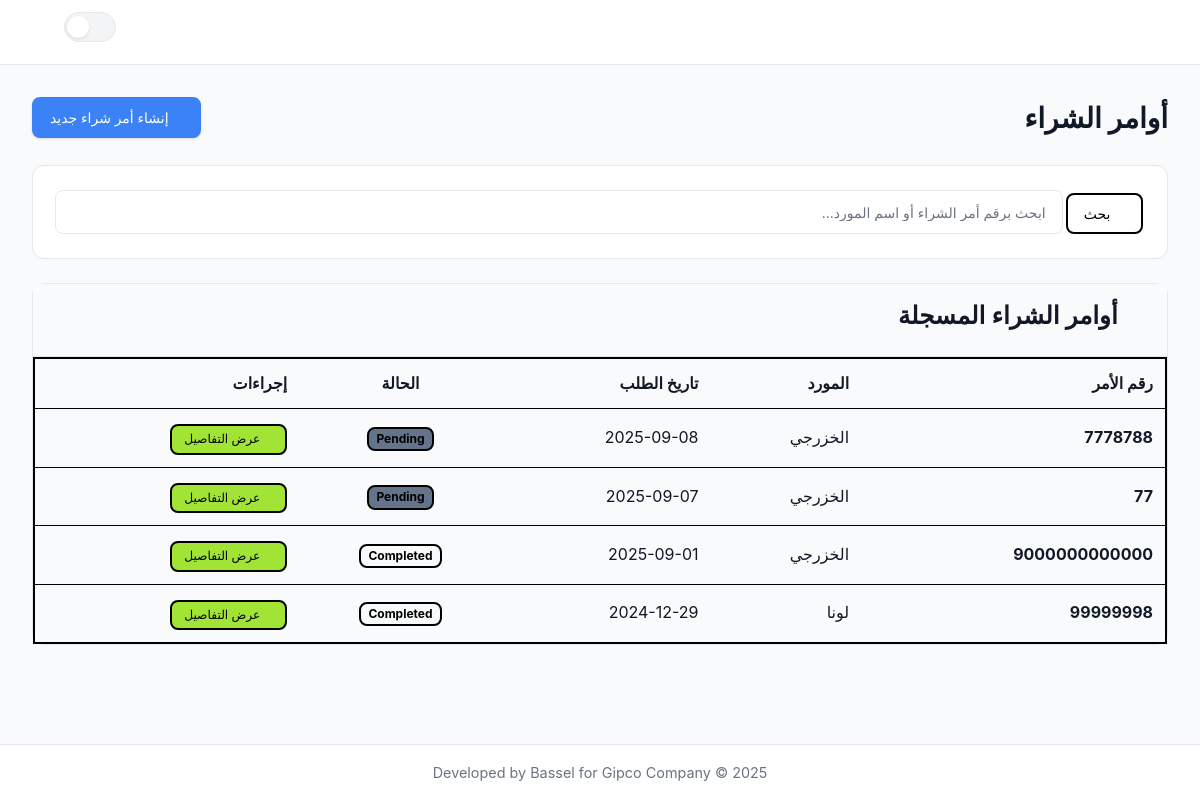
The app's page /purchase_orders/, older data.
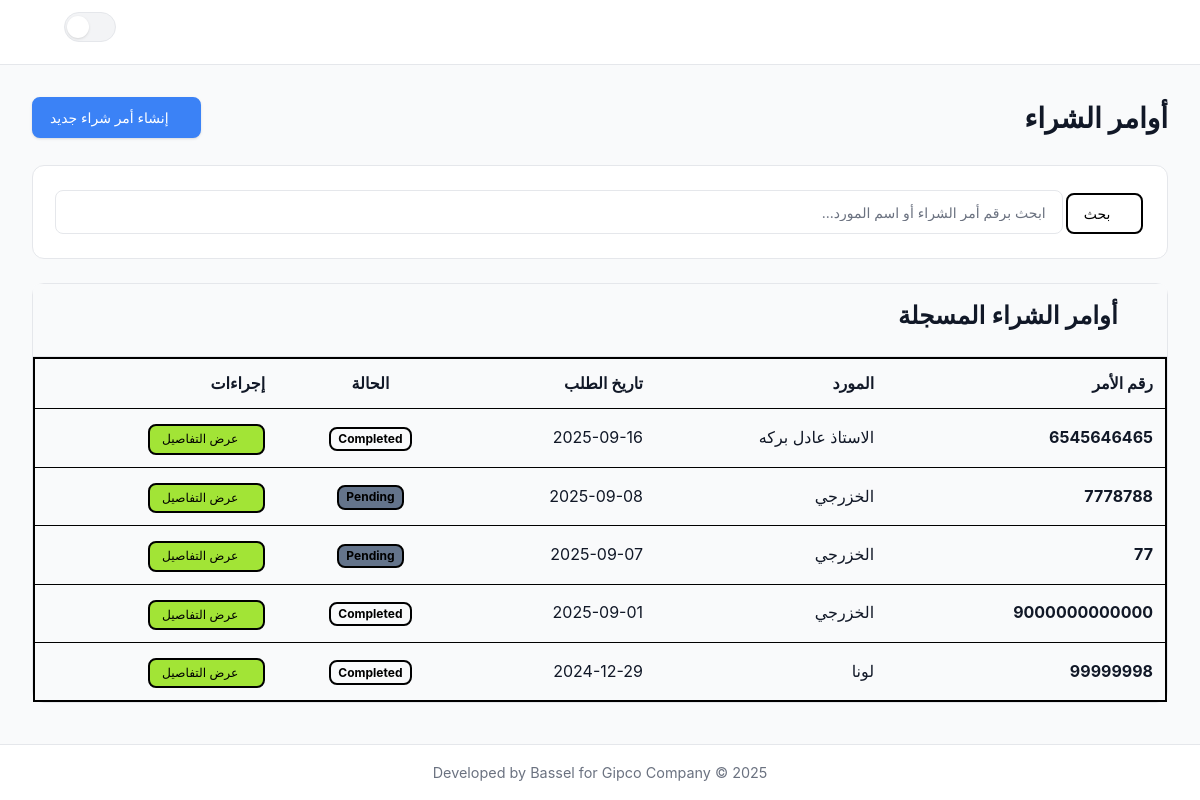
The same page, newer data.
### inventory/models.py (models this page shows, shortened)
class PurchaseOrder(models.Model):
    class Status(models.TextChoices):
        PENDING = 'pending', _('Pending')
        PARTIALLY_RECEIVED = 'partially_received', _('Partially Received')
        COMPLETED = 'completed', _('Completed')
        CANCELLED = 'cancelled', _('Cancelled')
    po_number = models.CharField(max_length=100, unique=True, verbose_name=_("PO Number"))
    supplier = models.ForeignKey(
        Company,
        on_delete=models.PROTECT,
        related_name='purchase_orders',
        verbose_name=_("Supplier")
    )
    order_date = models.DateField(verbose_name=_("Order Date"))
    status = models.CharField(
        max_length=20,
        choices=Status.choices,
        default=Status.PENDING,
        verbose_name=_("Status")
    )
    class Meta:
        db_table = 'purchase_orders'
        verbose_name = _("Purchase Order")
        verbose_name_plural = _("Purchase Orders")
        ordering = ['-order_date']

class Company(models.Model):
    name = models.CharField(max_length=255, unique=True, verbose_name=_("Company Name"))
    class Meta:
        db_table = 'companies'
        verbose_name = _("Company")
        verbose_name_plural = _("Companies")
        ordering = ['name']

### inventory/views/purchase_orders.py (the view)
# urls.py: path('purchase_orders/', purchase_orders, name='purchase_orders'),
def purchase_orders(request: HttpRequest) -> HttpResponse:
    search_query = request.GET.get('q', '').strip()
    po_list = PurchaseOrder.objects.select_related('supplier').all()
    if search_query:
        po_list = po_list.filter(
            Q(po_number__icontains=search_query) |
            Q(supplier__name__icontains=search_query)
        )
    context = {
        'active_page': 'purchasing',
        'purchase_orders': po_list,
        'search_query': search_query,
    }
    if 'X-Partial-Request' in request.headers:
        return render(request, 'inventory/partials/purchase_orders_content.html', context)
    return render(request, 'inventory/purchase_orders.html', context)

### inventory/templates/inventory/purchase_orders.html
{% extends "inventory/layout.html" %}
{% block content %}
  {% include "inventory/partials/purchase_orders_content.html" %}
{% endblock content %}

### inventory/templates/inventory/partials/purchase_orders_content.html (shortened to what this page needs)
<div class="d-flex justify-content-between align-items-center mb-4">
    <h1 class="h2 mb-0" style="font-weight: 700;">أوامر الشراء</h1>
    <a href="{% url 'inventory:create_purchase_order' %}" class="btn btn-primary">
        <i class="bi bi-plus-lg"></i> إنشاء أمر شراء جديد
    </a>
</div>
<div class="card mb-4">
    <div class="card-body">
        <form method="GET" action="{% url 'inventory:purchase_orders' %}">
            <div class="input-group">
                <button class="btn btn-outline-secondary" type="submit"><i class="bi bi-search"></i> بحث</button>
                <input type="text" class="form-control" name="q" placeholder="ابحث برقم أمر الشراء أو اسم المورد..." value="{{ search_query|default:'' }}">
            </div>
        </form>
    </div>
</div>
<div class="card">
    <div class="card-header">
        <h3><i class="bi bi-list-ol"></i> أوامر الشراء المسجلة</h3>
    </div>
    <div class="card-body p-0">
        {% if not purchase_orders %}
        <div class="text-center p-5">
            <i class="bi bi-file-earmark-x display-4 text-secondary"></i>
            {% if search_query %}
            <h5 class="mt-3">لا توجد نتائج تطابق بحثك</h5>
            <p class="text-muted">حاول استخدام كلمات بحث مختلفة.</p>
            <a href="{% url 'inventory:purchase_orders' %}" class="btn btn-secondary mt-2">
                <i class="bi bi-arrow-clockwise"></i> عرض كل الأوامر
            </a>
            {% else %}
            <h5 class="mt-3">لا توجد أوامر شراء</h5>
            <p class="text-muted">ابدأ بإنشاء أول أمر شراء.</p>
            <a href="{% url 'inventory:create_purchase_order' %}" class="btn btn-primary mt-2">
                <i class="bi bi-plus-lg"></i> إنشاء أمر شراء
            </a>
            {% endif %}
        </div>
        {% else %}
        <div class="table-responsive">
            <table class="table table-hover align-middle mb-0">
                <thead>
                    <tr>
                        <th class="ps-3">رقم الأمر</th>
                        <th>المورد</th>
                        <th>تاريخ الطلب</th>
                        <th class="text-center">الحالة</th>
                        <th class="text-end pe-3">إجراءات</th>
                    </tr>
                </thead>
                <tbody>
                    {% for po in purchase_orders %}
                    <tr>
                        <td class="ps-3 font-monospace"><strong>{{ po.po_number }}</strong></td>
                        <td>{{ po.supplier.name }}</td>
                        <td>{{ po.order_date|date:"Y-m-d" }}</td>
                        <td class="text-center">
                            <span class="badge
                                {% if po.status == 'completed' %}text-bg-success
                                {% elif po.status == 'partially_received' %}text-bg-info
                                {% elif po.status == 'cancelled' %}text-bg-danger
                                {% else %}text-bg-secondary
                                {% endif %}">
                                {{ po.get_status_display }}
                            </span>
                        </td>
                        <td class="text-end pe-3">
                            <a href="{% url 'inventory:view_purchase_order' pk=po.id %}" class="btn btn-sm btn-outline-primary"><i class="bi bi-eye"></i> عرض التفاصيل</a>
                        </td>
                    </tr>
                    {% endfor %}
                </tbody>
            </table>
        </div>
        {% endif %}
    </div>
</div>

Row changes from the older to the newer data that the page shows:
added PurchaseOrder: po_number "6545646465", supplier.name "الاستاذ عادل بركه", order_date "2025-09-16", status "Completed"
